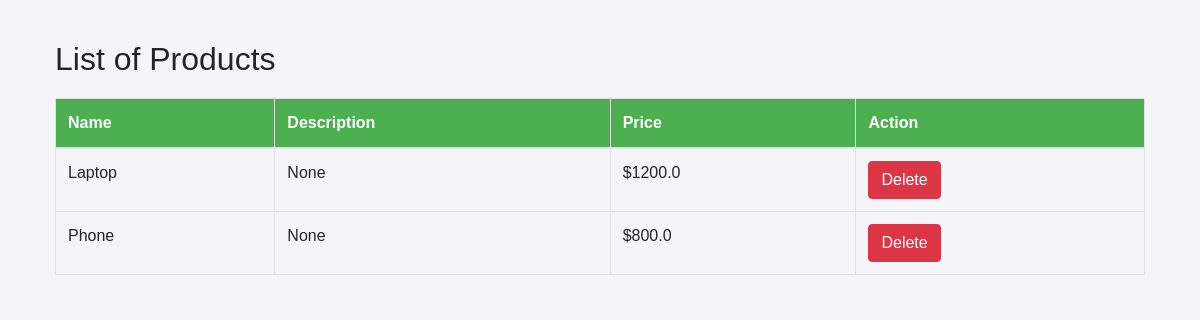
/products, run on an earlier commit of the app's database.
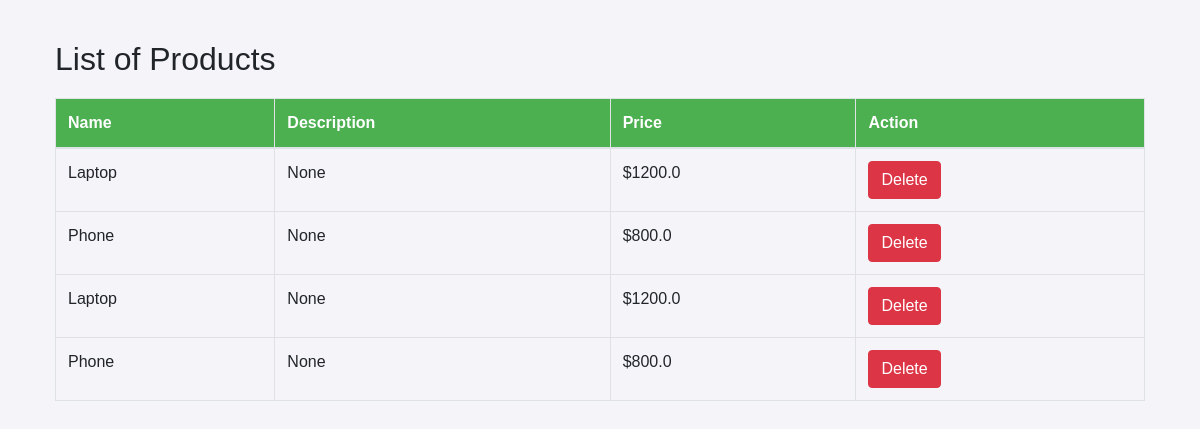
And on a later commit of the database.
### app/models/product.py (models this page shows)
class Product(db.Model):
    __tablename__ = 'products'  # Correct table name used in ForeignKey reference
    id = db.Column(db.Integer, primary_key=True)
    nom = db.Column(db.String, nullable=False)
    description = db.Column(db.String)
    price = db.Column(db.Float, nullable=False)
    weight = db.Column(db.Float, nullable=False) # Weight of the product in kg

### app/routes/product.py (the view)
@product_bp.route('/products', methods=['GET'])
def list_products():
    products = Product.query.all()
    return render_template('products/list_products.html', products=products)

### app/templates/products/list_products.html (shortened to what this page needs)
{% extends "base.html" %}
{% block content %}
<div class="container">
    <h2>List of Products</h2>
    <table class="table table-bordered">
        <thead>
            <tr>
                <th>Name</th>
                <th>Description</th>
                <th>Price</th>
                <th>Action</th>
            </tr>
        </thead>
        <tbody>
            {% for product in products %}
            <tr>
                <td>{{ product.nom }}</td>
                <td>{{ product.description }}</td>
                <td>${{ product.price }}</td>
                <td>
                    <form action="{{ url_for('product.delete_product', id=product.id) }}" method="POST" style="display:inline;">
                        <button type="submit" class="btn btn-danger">Delete</button>
                    </form>
                </td>
            </tr>
            {% endfor %}
        </tbody>
    </table>
</div>
{% endblock %}

What changed in the data, as far as the page shows it:
added Product: nom "Laptop", description "None", price "1200.0"
added Product: nom "Phone", description "None", price "800.0"
